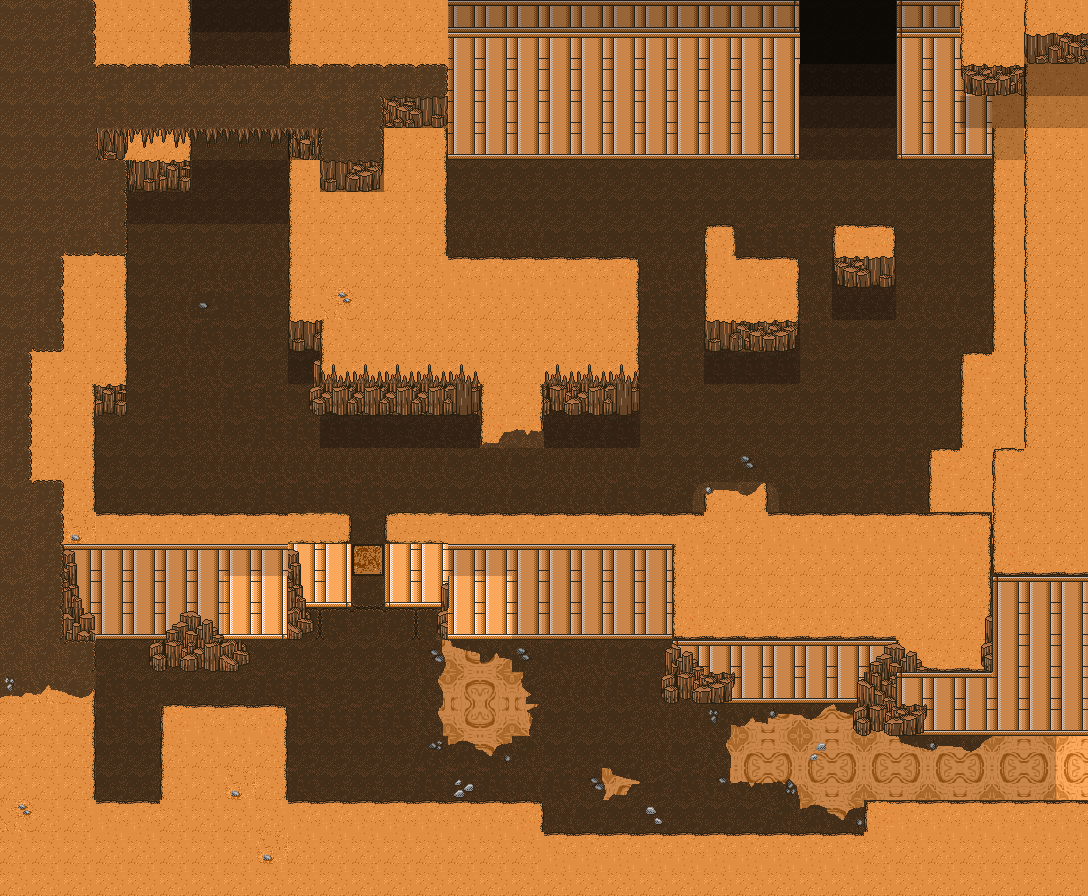

The image is a tile-based game level rendered from a .tmx file. Its description and source (layers, tilesets, objects; grid data summarised) follow:
An orthogonal 34x28 tile map with 32x32 px tiles, 12 tile layers (map, floor, background, background2, ...), 4 tilesets and 18 objects (15x Obj, 3x Door).

<map version="1.0" orientation="orthogonal" width="34" height="28" tilewidth="32" tileheight="32">
 <tileset firstgid="1" name="GoldenTempleTiles3" tilewidth="32" tileheight="32">
  <image source="../../img/tiles/GoldenTempleTiles3.png" width="320" height="512" />
 </tileset>
 <tileset firstgid="161" name="rock face front b" tilewidth="32" tileheight="32">
  <image source="../../img/tiles/rock face front b.png" width="512" height="32" />
 </tileset>
 <tileset firstgid="177" name="goldenstuff" tilewidth="32" tileheight="32">
  <image source="../../img/tiles/goldenstuff.png" width="288" height="224" />
 </tileset>
 <tileset firstgid="240" name="GoldenTempleTiles3-20" tilewidth="32" tileheight="32">
  <image source="../../img/tiles/GoldenTempleTiles3-20.png" width="320" height="320" />
 </tileset>
 <layer name="map" width="34" height="28">
  <data>[952 cells, 462 non-empty, 1 distinct tile ids]</data>
 </layer>
 <layer name="floor" width="34" height="28">
  <data>[952 cells, 950 non-empty, 17 distinct tile ids]</data>
 </layer>
 <layer name="background" width="34" height="28">
  <data>[952 cells, 51 non-empty, 28 distinct tile ids]</data>
 </layer>
 <layer name="background2" width="34" height="28">
  <data>[952 cells, 9 non-empty, 7 distinct tile ids]</data>
 </layer>
 <layer name="shadow" width="34" height="28">
  <data>[952 cells, 754 non-empty, 8 distinct tile ids]</data>
 </layer>
 <layer name="ceiling" width="34" height="28">
  <data>[952 cells, 560 non-empty, 30 distinct tile ids]</data>
 </layer>
 <layer name="walls" width="34" height="28">
  <data>[952 cells, 159 non-empty, 27 distinct tile ids]</data>
 </layer>
 <layer name="shadowtwo" width="34" height="28">
  <data>[952 cells, 27 non-empty, 2 distinct tile ids]</data>
 </layer>
 <layer name="decoration" width="34" height="28">
  <data>[952 cells, 119 non-empty, 9 distinct tile ids]</data>
 </layer>
 <layer name="secondceiling" width="34" height="28">
  <data>[952 cells, 75 non-empty, 17 distinct tile ids]</data>
 </layer>
 <layer name="secondwall" width="34" height="28">
  <data>[952 cells, 34 non-empty, 21 distinct tile ids]</data>
 </layer>
 <layer name="foreground" width="34" height="28">
  <data>[952 cells, 80 non-empty, 15 distinct tile ids]</data>
 </layer>
 <objectgroup name="objects">
  <object name="Door" x="1056" y="736" width="32" height="64">
   <properties>
    <property name="to" value="earth1, 1, 5" />
   </properties>
  </object>
  <object name="Door" x="192" y="0" width="96" height="32">
   <properties>
    <property name="to" value="earth3, 24, 20" />
   </properties>
  </object>
  <object name="Door" x="800" y="32" width="96" height="32">
   <properties>
    <property name="to" value="earth4, 10, 48" />
   </properties>
  </object>
  <object name="Obj" x="288" y="544" width="160" height="96">
   <properties>
    <property name="event" value="2" />
    <property name="id" value="25" />
   </properties>
  </object>
  <object name="Obj" x="352" y="544" width="32" height="32">
   <properties>
    <property name="id" value="30" />
    <property name="solid" value="false" />
   </properties>
  </object>
  <object name="Obj" x="352" y="512" width="32" height="32">
   <properties>
    <property name="event" value="1" />
    <property name="id" value="1" />
    <property name="solid" value="false" />
   </properties>
  </object>
  <object name="Obj" x="320" y="384" width="160" height="3.2">
   <properties>
    <property name="id" value="2" />
    <property name="solid" value="true" />
   </properties>
  </object>
  <object name="Obj" x="320" y="320" width="3.2" height="64">
   <properties>
    <property name="id" value="2" />
    <property name="solid" value="true" />
   </properties>
  </object>
  <object name="Obj" x="288" y="160" width="3.2" height="160">
   <properties>
    <property name="id" value="2" />
    <property name="solid" value="true" />
   </properties>
  </object>
  <object name="Obj" x="448" y="128" width="3.2" height="128">
   <properties>
    <property name="id" value="2" />
    <property name="solid" value="true" />
   </properties>
  </object>
  <object name="Obj" x="448" y="256" width="192" height="3.2">
   <properties>
    <property name="id" value="2" />
    <property name="solid" value="true" />
   </properties>
  </object>
  <object name="Obj" x="640" y="256" width="3.2" height="128">
   <properties>
    <property name="id" value="2" />
    <property name="solid" value="true" />
   </properties>
  </object>
  <object name="Obj" x="544" y="384" width="96" height="3.2">
   <properties>
    <property name="id" value="2" />
    <property name="solid" value="true" />
   </properties>
  </object>
  <object name="Obj" x="288" y="320" width="32" height="3.2">
   <properties>
    <property name="id" value="2" />
    <property name="solid" value="true" />
   </properties>
  </object>
  <object name="Obj" x="464" y="576" width="32" height="32">
   <properties>
    <property name="id" value="34" />
   </properties>
  </object>
  <object name="Obj" x="240" y="576" width="32" height="32">
   <properties>
    <property name="id" value="34" />
   </properties>
  </object>
  <object name="Obj" x="448" y="544" width="64" height="96">
   <properties>
    <property name="id" value="35" />
    <property name="solid" value="false" />
   </properties>
  </object>
  <object name="Obj" x="224" y="544" width="64" height="96">
   <properties>
    <property name="id" value="35" />
    <property name="solid" value="false" />
   </properties>
  </object>
 </objectgroup>
</map>
